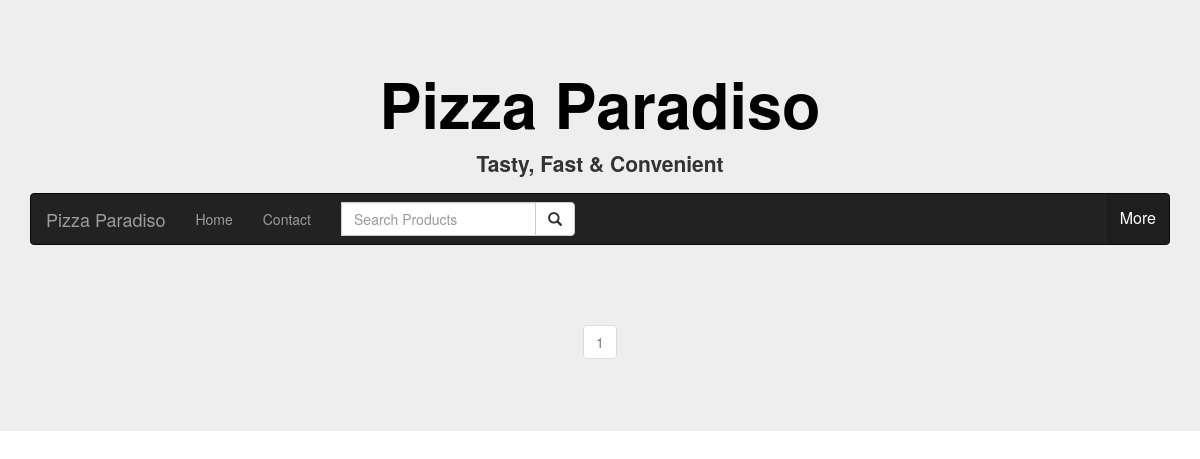
Page /burgers/ on the earlier database version.
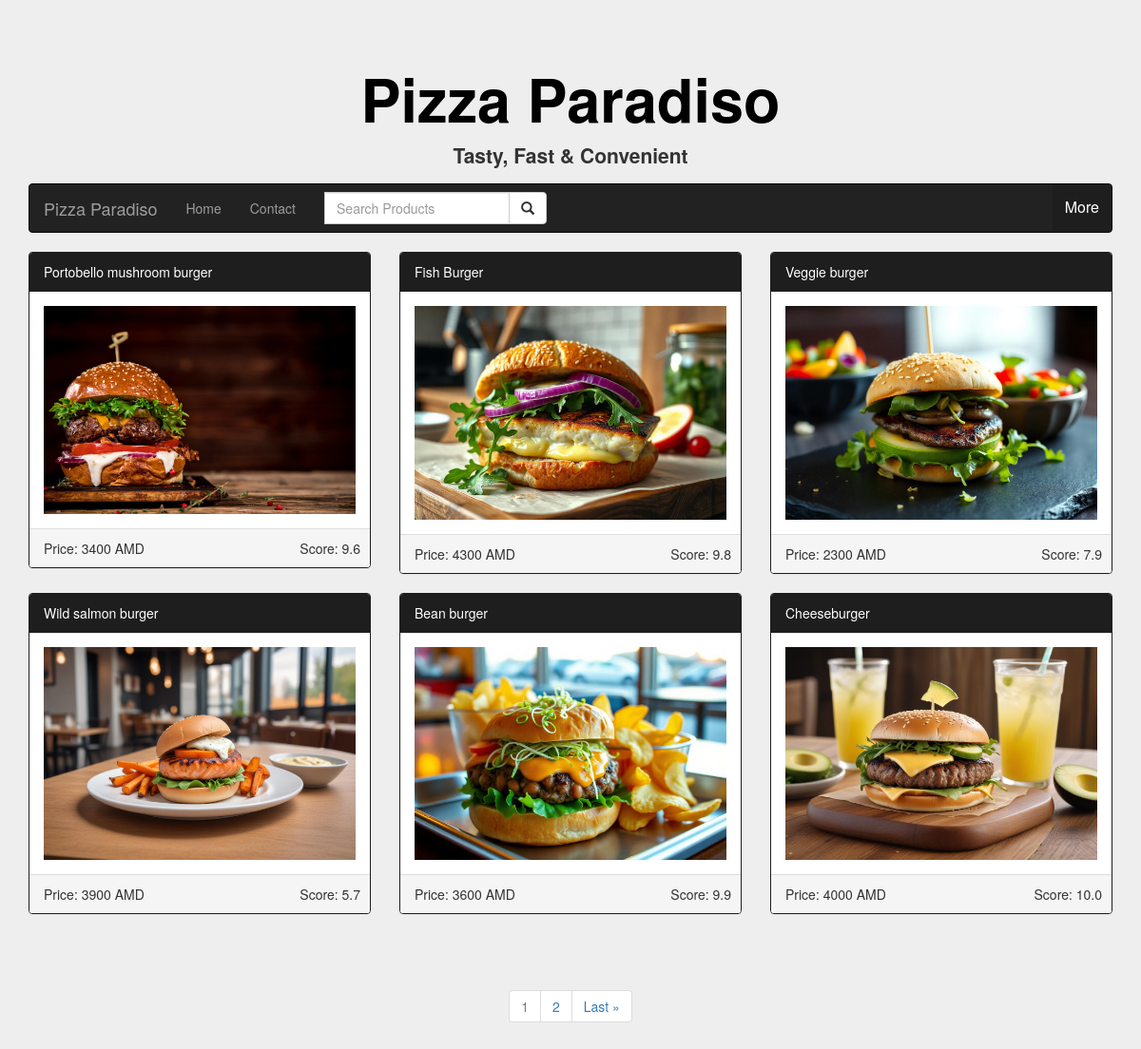
Same page on the later database version.
### pizzas/models.py (models this page shows, shortened)
class Burger(models.Model):
    name = models.CharField(max_length=50)
    price = models.PositiveIntegerField()
    score = models.FloatField()
    details = models.TextField(max_length=500)
    category = models.ForeignKey(MeatRoast, null=True,
                                 on_delete=models.PROTECT, verbose_name="Meat_Roast_Level")
    image = models.ImageField(null=True, blank=True)

### pizzas/views.py (the view)
# urls.py: path('burgers/', home_burgers, name='home_burgers'),
def home_burgers(request):
    products = Burger.objects.all()
    paginator = Paginator(products, 6)  # Show 6 pizzas per page.
    page_number = request.GET.get('page')
    page_obj = paginator.get_page(page_number)
    return render(request, 'pizzas/products_home.html', {'products': products, 'page_obj': page_obj, 'pr': 'burger'})

### cart/context_processors.py (called while the page is built)
def cart(request):
    return {'cart': Cart(request)}

### templates/pizzas/products_home.html (shortened to what this page needs)
{% load static %}
<!DOCTYPE html>
<html lang="en">
<head>
    <link href="https://maxcdn.bootstrapcdn.com/bootstrap/3.4.1/css/bootstrap.min.css" rel="stylesheet">
    <link rel="stylesheet" href="https://cdnjs.cloudflare.com/ajax/libs/font-awesome/4.7.0/css/font-awesome.min.css">
    <link rel="stylesheet" href="{% static 'css/navbar_dropdown.css' %}">
    <link rel="stylesheet" href="https://maxcdn.bootstrapcdn.com/bootstrap/3.4.1/css/bootstrap.min.css">
</head>
<body>
<div class="jumbotron">
    <div class="container text-center">
        <h1><b><a href="{% url 'main_page' %}" style="color: black;">Pizza Paradiso</a></b></h1>
        <p><b>Tasty, Fast & Convenient</b></p>
        <nav class="navbar navbar-inverse">
            <div class="container-fluid">
                <div class="navbar-header">
                    <a class="navbar-brand" href="#">Pizza Paradiso</a>
                </div>
                <ul class="nav navbar-nav">
                    <li><a href="/">Home</a></li>
                    <li class="hover-container">
                        <a href="#">Contact</a>
                    </li>
                </ul>
                <form class="navbar-form navbar-left" method=POST action="{% url 'search_pizzas' %}">
                    <div class="input-group">
                        <input type="text" class="form-control" placeholder="Search Products" name="searched_val">
                        <div class="input-group-btn">
                            <button class="btn btn-default" type="submit">
                                <i class="glyphicon glyphicon-search"></i>
                            </button>
                        </div>
                    </div>
                </form>
                <ul class="nav navbar-nav navbar-right">
                    <li>
                        <div class="dropdown">
                            <button class="dropbtn">More</button>
                        </div>
                    </li>
                </ul>
            </div>
        </nav>
    </div>
    <div class="container">
        <div class="row">
            {% block content %}
            {% if pr == 'pizza'%}
            {% for pizza in page_obj %}
                        {% if pizza.image %}
                        {% load static %}
                        {% else %}
                        <img alt="Image" class="img-responsive" src="https://placehold.it/150x80?text=IMAGE"
                             style="width:100%">
                        {% endif %}
            {% endfor %}
        {% elif pr == 'burger'%}
        {% for burger in page_obj %}
            <div class="col-sm-4">
                <div class="panel panel-primary">
                    <div class="panel-heading">
                        <a href="{% url 'burger_detail' burger.id %}" style="color: white;">{{ burger.name }}</a>
                    </div>
                    <div class="panel-body">
                        {% if burger.image %}
                        {% load static %}
                        <img src="{{ burger.image.url }}"
                             alt="{{ burger.name }}"
                             style="width:100%">
                        {% else %}
                        <img alt="Image" class="img-responsive" src="https://placehold.it/150x80?text=IMAGE"
                             style="width:100%">
                        {% endif %}
                    </div>
                    <div class="panel-footer">
                        Price: {{ burger.price }} AMD
                        <div class="text-right">
                            Score: {{ burger.score }}
                        </div>
                    </div>
                </div>
            </div>
            {% endfor %}
        </div>
        {% endif %}
        <br><br>
    </div>
    <div style="text-align: center;">
        <nav aria-label="Page navigation example">
            <ul class="pagination">
                <li class="page-item disabled"><a href="#" class="page-link">{{ page_obj.number }}</a></li>
                {% if page_obj.has_next %}
                <li class="page-item"><a class="page-link" href="?page={{ page_obj.next_page_number }}">{{ page_obj.next_page_number }}</a></li>
                <li class="page-item"><a class="page-link" href="?page={{ page_obj.paginator.num_pages }}">Last
                    &raquo</a></li>
                {% endif %}
                {% endblock content %}
            </ul>
        </nav>
    </div>
</body>
</html>

### static/css/navbar_dropdown.css (style rules this page uses)
.dropbtn { background-color: #1e1e1e; color: white; padding: 13px; font-size: 16px; border: none; cursor: pointer; }
.dropdown { position: relative; display: inline-block; }

### templates/pizzas/products_home.html (style rules this page uses)
.navbar { margin-bottom: 50px; border-radius: 0; }
.jumbotron { margin-bottom: 0; }
.panel-primary > .panel-heading { background-color: #1e1e1e !important; border-color: #1e1e1e !important; }
.panel-primary { border-color: #1e1e1e !important; }
.panel-footer { position: relative; }
.panel-footer .text-right { position: absolute; bottom: 10px; right: 10px; }
.hover-container { position: relative; display: inline-block; }
.nav li { position: relative; }

Differences in the rows shown:
added Burger: name "Portobello mushroom burger", image (picture), price "3400", score "9.6"
added Burger: name "Fish Burger", image (picture), price "4300", score "9.8"
added Burger: name "Veggie burger", image (picture), price "2300", score "7.9"
added Burger: name "Wild salmon burger", image (picture), price "3900", score "5.7"
added Burger: name "Bean burger", image (picture), price "3600", score "9.9"
added Burger: name "Cheeseburger", image (picture), price "4000", score "10.0"
Other differences:
{{ page_obj.next_page_number }}: (not shown) → "2"
text now shown: "Last »"
